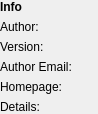
           <widget class="QWidget" name="scrollAreaWidgetContents_2">
            <property name="geometry">
             <rect>
              <x>0</x>
              <y>0</y>
              <width>98</width>
              <height>108</height>
             </rect>
            </property>
            <layout class="QFormLayout" name="formLayout_12">
             <property name="margin">
              <number>0</number>
             </property>
             <item row="0" column="0" colspan="2">
              <widget class="QLabel" name="label_plugin_name">
               <property name="font">
                <font>
                 <weight>75</weight>
                 <bold>true</bold>
                </font>
               </property>
               <property name="text">
                <string>Info</string>
               </property>
               <property name="wordWrap">
                <bool>true</bool>
               </property>
               <property name="textInteractionFlags">
                <set>Qt::LinksAccessibleByMouse|Qt::TextSelectableByMouse</set>
               </property>
              </widget>
             </item>
             <item row="1" column="0">
              <widget class="QLabel" name="label_8">
               <property name="text">
                <string>Author:</string>
               </property>
               <property name="wordWrap">
                <bool>true</bool>
               </property>
              </widget>
             </item>
             <item row="1" column="1">
              <widget class="QLabel" name="label_plugin_author">
               <property name="text">
                <string/>
               </property>
               <property name="wordWrap">
                <bool>true</bool>
               </property>
               <property name="textInteractionFlags">
                <set>Qt::LinksAccessibleByMouse|Qt::TextSelectableByMouse</set>
               </property>
              </widget>
             </item>
             <item row="2" column="0">
              <widget class="QLabel" name="label_9">
               <property name="text">
                <string>Version:</string>
               </property>
               <property name="wordWrap">
                <bool>true</bool>
               </property>
              </widget>
             </item>
             <item row="2" column="1">
              <widget class="QLabel" name="label_plugin_version">
               <property name="text">
                <string/>
               </property>
               <property name="wordWrap">
                <bool>true</bool>
               </property>
               <property name="textInteractionFlags">
                <set>Qt::LinksAccessibleByMouse|Qt::TextSelectableByMouse</set>
               </property>
              </widget>
             </item>
             <item row="3" column="0">
              <widget class="QLabel" name="label_15">
               <property name="text">
                <string>Author Email:</string>
               </property>
              </widget>
             </item>
             <item row="3" column="1">
              <widget class="QLabel" name="label_plugin_email">
               <property name="text">
                <string/>
               </property>
               <property name="openExternalLinks">
                <bool>true</bool>
               </property>
               <property name="textInteractionFlags">
                <set>Qt::LinksAccessibleByMouse|Qt::TextSelectableByMouse</set>
               </property>
              </widget>
             </item>
             <item row="4" column="0">
              <widget class="QLabel" name="label_19">
               <property name="text">
                <string>Homepage:</string>
               </property>
              </widget>
             </item>
             <item row="4" column="1">
              <widget class="QLabel" name="label_plugin_homepage">
               <property name="text">
                <string/>
               </property>
               <property name="openExternalLinks">
                <bool>true</bool>
               </property>
               <property name="textInteractionFlags">
                <set>Qt::LinksAccessibleByMouse|Qt::TextSelectableByMouse</set>
               </property>
              </widget>
             </item>
             <item row="5" column="0">
              <widget class="QLabel" name="label_22">
               <property name="text">
                <string>Details:</string>
               </property>
              </widget>
             </item>
             <item row="5" column="1">
              <widget class="QLabel" name="label_plugin_details">
               <property name="text">
                <string/>
               </property>
               <property name="wordWrap">
                <bool>true</bool>
               </property>
               <property name="textInteractionFlags">
                <set>Qt::LinksAccessibleByMouse|Qt::TextSelectableByMouse</set>
               </property>
              </widget>
             </item>
            </layout>
           </widget>
